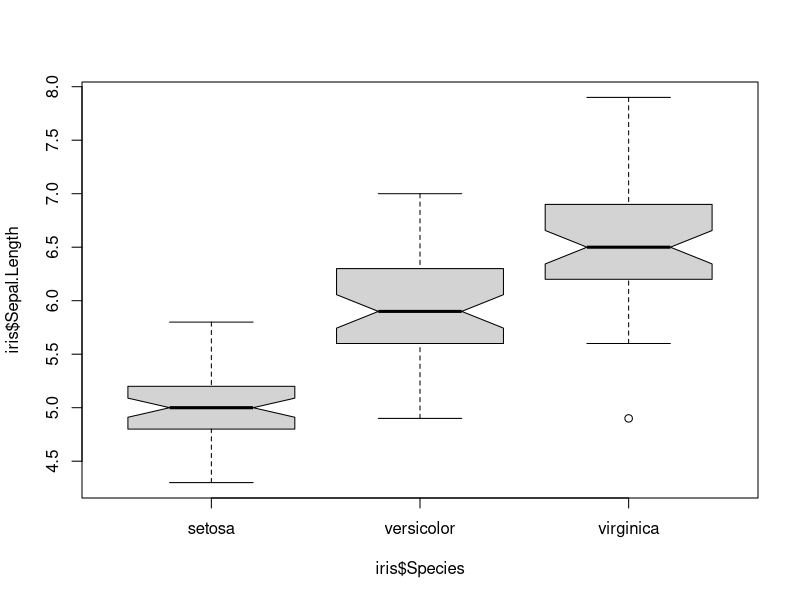
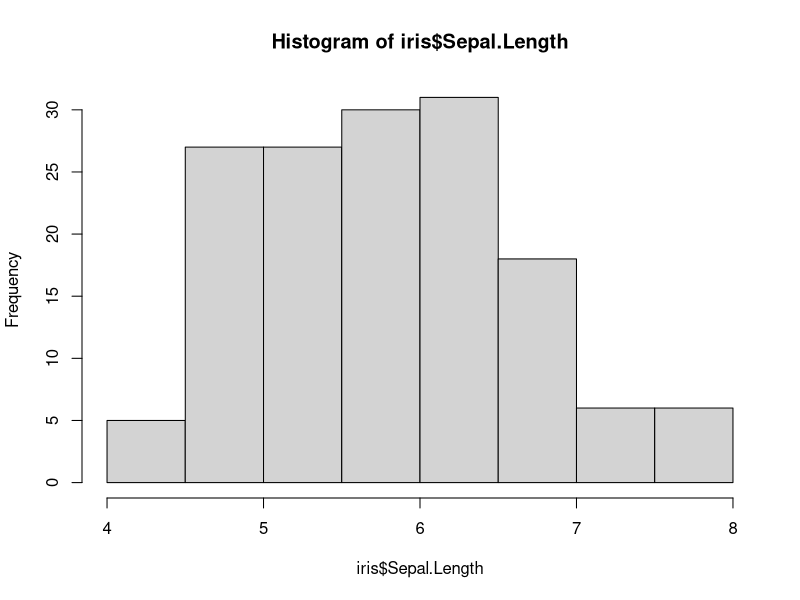
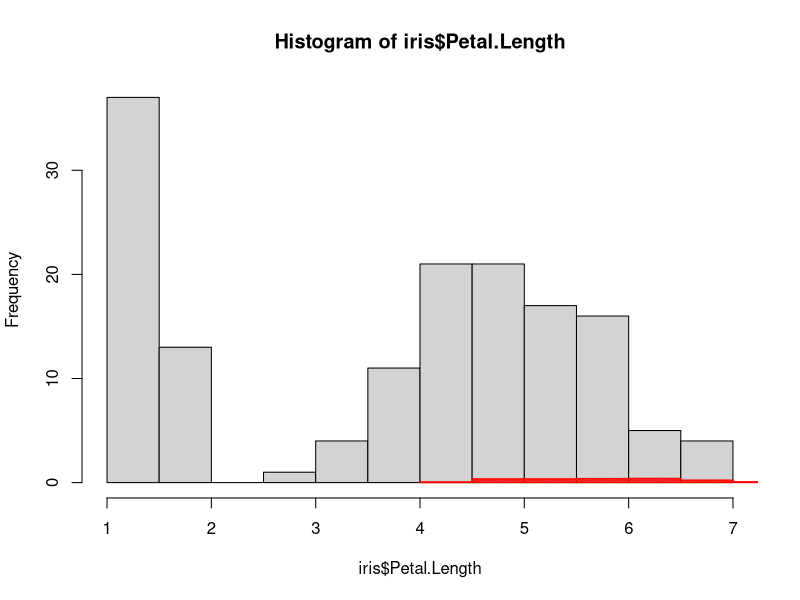
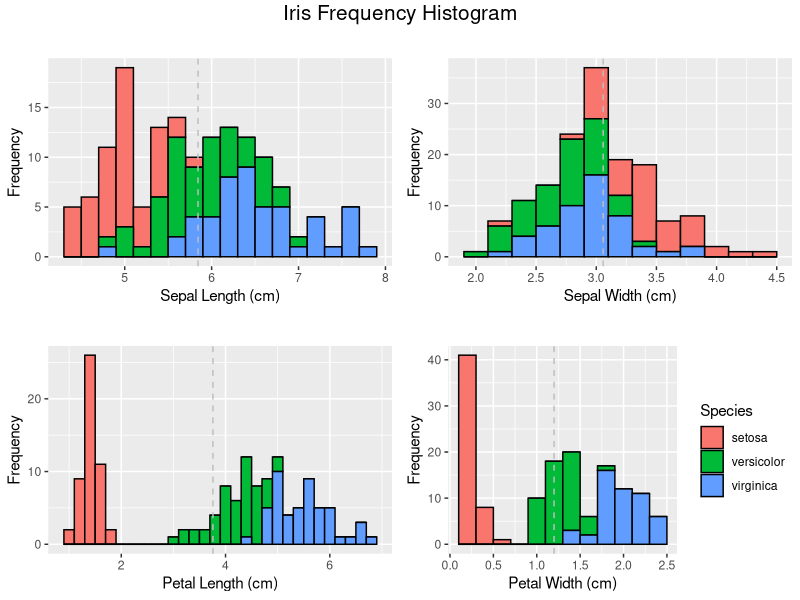

R code for these plots, in order:
install.packages("dplyr")
library(dplyr)

install.packages("tidyverse")
library(tidyverse)

#kalidoscope of boxplot.
data("iris")
boxplot(iris$Sepal.Length~iris$Species, notch=TRUE)

hist(iris$Sepal.Length)
hist(iris$Petal.Length)
hist(iris$Sepal.Length,freq=F,col="red",add=TRUE,density=100,angle=-45)

## Frequency table with with proportion using table() function in R 
table1 = as.table(table(iris$Species))
prop.table(table1)
#Frequency table with condition:
table(iris$Sepal.Length>1.0)

#Data visialization using advanced library ggplot2 in R
install.packages("dplyr")
library(ggplot2) # Data visualization
library(readr) # CSV file I/O, e.g. the read_csv function
library(gridExtra)
library(grid)
library(plyr)

# First let's get a random sampling of the data
iris[sample(nrow(iris),10),]


# Density & Frequency analysis with the Histogram,
# Sepal length 
HisSl <- ggplot(data=iris, aes(x=Sepal.Length))+
  geom_histogram(binwidth=0.2, color="black", aes(fill=Species)) + 
  xlab("Sepal Length (cm)") +  
  ylab("Frequency") + 
  theme(legend.position="none")+
  ggtitle("Histogram of Sepal Length")+
  geom_vline(data=iris, aes(xintercept = mean(Sepal.Length)),linetype="dashed",color="grey")
#HisSl

# Sepal width
HistSw <- ggplot(data=iris, aes(x=Sepal.Width)) +
  geom_histogram(binwidth=0.2, color="black", aes(fill=Species)) + 
  xlab("Sepal Width (cm)") +  
  ylab("Frequency") + 
  theme(legend.position="none")+
  ggtitle("Histogram of Sepal Width")+
  geom_vline(data=iris, aes(xintercept = mean(Sepal.Width)),linetype="dashed",color="grey")
# Petal length
HistPl <- ggplot(data=iris, aes(x=Petal.Length))+
  geom_histogram(binwidth=0.2, color="black", aes(fill=Species)) + 
  xlab("Petal Length (cm)") +  
  ylab("Frequency") + 
  theme(legend.position="none")+
  ggtitle("Histogram of Petal Length")+
  geom_vline(data=iris, aes(xintercept = mean(Petal.Length)),
             linetype="dashed",color="grey")
#HistPl
# Petal width
HistPw <- ggplot(data=iris, aes(x=Petal.Width))+
  geom_histogram(binwidth=0.2, color="black", aes(fill=Species)) + 
  xlab("Petal Width (cm)") +  
  ylab("Frequency") + 
  theme(legend.position="right" )+
  ggtitle("Histogram of Petal Width")+
  geom_vline(data=iris, aes(xintercept = mean(Petal.Width)),linetype="dashed",color="grey")
#HistSw

# Plot all visualizations
grid.arrange(HisSl + ggtitle(""),
             HistSw + ggtitle(""),
             HistPl + ggtitle(""),
             HistPw  + ggtitle(""),
             nrow = 2,
             top = textGrob("Iris Frequency Histogram", 
                            gp=gpar(fontsize=15))
)

